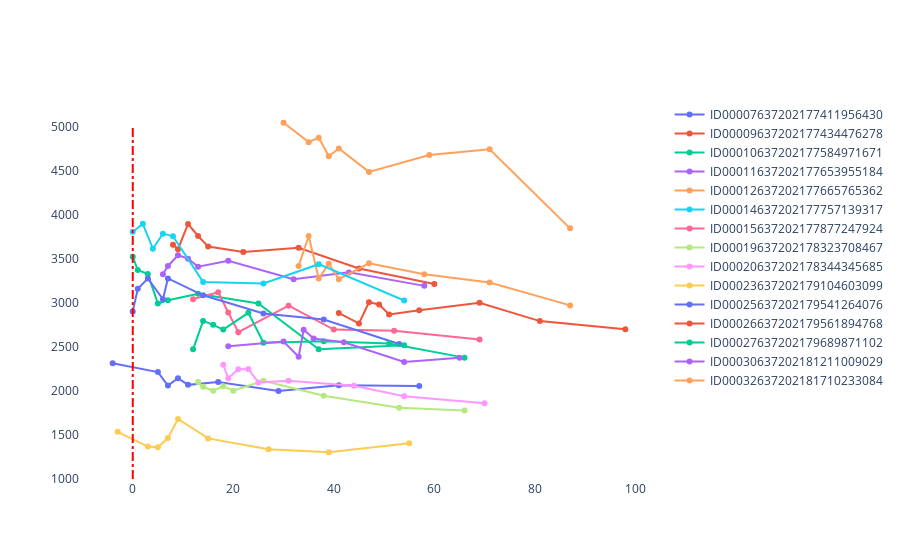

Source (notebook cell):
### Markdown cell above
- Percent and FVC have a co-relation
 - FVC and Age are inversely co-related

### Code cell
fig = go.Figure()
Pat_Ids = train["Patient"].unique()
for i in Pat_Ids[:15]:
    fig.add_trace(go.Scatter(
            x=train[train["Patient"]==i]["Weeks"],
            y=train[train["Patient"]==i]["FVC"],
            name = i
        ))
fig.update_layout(
    plot_bgcolor='white'
)
fig.add_shape(
            type="line",
            x0=0,
            y0=1000,
            x1=0,
            y1=5000,
            line=dict(
                color="Red",
                width=2,
                dash="dashdot",
            ))

### Figure 1 — Plotly figure (JSON) as saved in the notebook; plotly's stock layout.template omitted (floating-point values rounded to 4 significant figures)
{"data": [{"name": "ID00007637202177411956430", "type": "scatter", "x": [-4, 5, 7, 9, 11, 17, 29, 41, 57], "y": [2315, 2214, 2061, 2144, 2069, 2101, 2000, 2064, 2057]}, {"name": "ID00009637202177434476278", "type": "scatter", "x": [8, 9, 11, 13, 15, 22, 33, 45, 60], "y": [3660, 3610, 3895, 3759, 3639, 3578, 3625, 3390, 3214]}, {"name": "ID00010637202177584971671", "type": "scatter", "x": [0, 1, 3, 5, 7, 13, 25, 37, 54], "y": [3523, 3373, 3327, 2993, 3030, 3103, 2993, 2474, 2518]}, {"name": "ID00011637202177653955184", "type": "scatter", "x": [6, 7, 9, 11, 13, 19, 32, 43, 58], "y": [3326, 3419, 3541, 3502, 3410, 3477, 3269, 3346, 3193]}, {"name": "ID00012637202177665765362", "type": "scatter", "x": [33, 35, 37, 39, 41, 47, 58, 71, 87], "y": [3418, 3759, 3276, 3443, 3268, 3449, 3324, 3231, 2971]}, {"name": "ID00014637202177757139317", "type": "scatter", "x": [0, 2, 4, 6, 8, 14, 26, 37, 54], "y": [3807, 3897, 3615, 3786, 3756, 3238, 3221, 3439, 3027]}, {"name": "ID00015637202177877247924", "type": "scatter", "x": [12, 17, 19, 21, 31, 40, 52, 69], "y": [3042, 3120, 2890, 2667, 2968, 2697, 2682, 2585]}, {"name": "ID00019637202178323708467", "type": "scatter", "x": [13, 14, 16, 18, 20, 26, 38, 53, 66], "y": [2100, 2047, 2001, 2054, 2002, 2116, 1946, 1808, 1778]}, {"name": "ID00020637202178344345685", "type": "scatter", "x": [18, 19, 21, 23, 25, 31, 44, 54, 70], "y": [2297, 2145, 2245, 2250, 2096, 2115, 2058, 1940, 1861]}, {"name": "ID00023637202179104603099", "type": "scatter", "x": [-3, 3, 5, 7, 9, 15, 27, 39, 55], "y": [1536, 1368, 1361, 1465, 1681, 1461, 1337, 1304, 1406]}, {"name": "ID00025637202179541264076", "type": "scatter", "x": [0, 1, 3, 6, 7, 14, 26, 38, 53], "y": [2903, 3159, 3277, 3042, 3277, 3086, 2880, 2811, 2533]}, {"name": "ID00026637202179561894768", "type": "scatter", "x": [41, 45, 47, 49, 51, 57, 69, 81, 98], "y": [2884, 2766, 3007, 2981, 2868, 2917, 3002, 2793, 2700]}, {"name": "ID00027637202179689871102", "type": "scatter", "x": [12, 14, 16, 18, 23, 26, 38, 51, 66], "y": [2472, 2795, 2750, 2697, 2887, 2547, 2564, 2539, 2378]}, {"name": "ID00030637202181211009029", "type": "scatter", "x": [19, 30, 33, 34, 36, 42, 54, 65], "y": [2506, 2561, 2388, 2694, 2595, 2552, 2328, 2378]}, {"name": "ID00032637202181710233084", "type": "scatter", "x": [30, 35, 37, 39, 41, 47, 59, 71, 87], "y": [5045, 4825, 4876, 4665, 4753, 4487, 4679, 4743, 3846]}], "layout": {"plot_bgcolor": "white", "shapes": [{"line": {"color": "Red", "dash": "dashdot", "width": 2}, "type": "line", "x0": 0, "x1": 0, "y0": 1000, "y1": 5000}]}}
